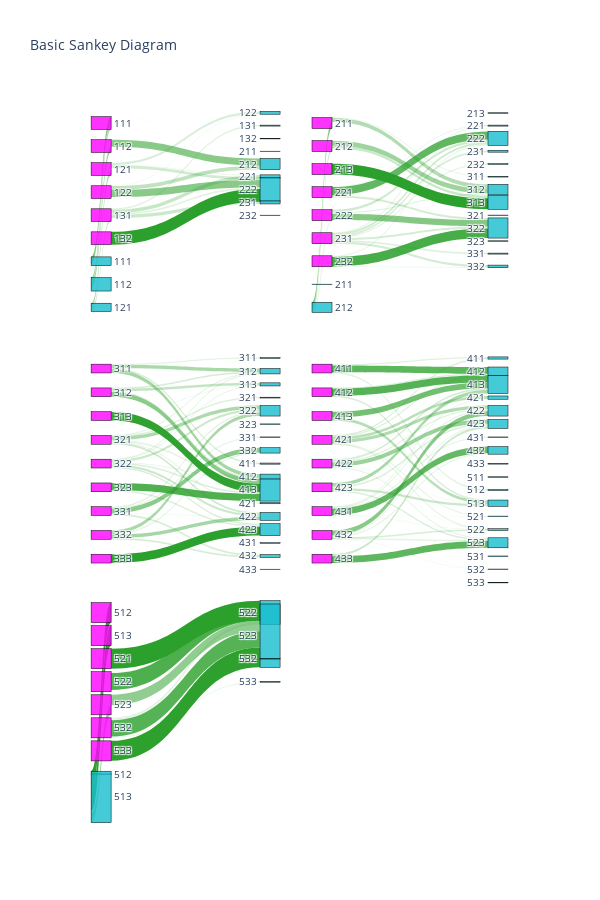

Write notebook code for a chart like this one.
### Code cell
import numpy
import pandas
import plotly.graph_objects as go
from plotly.tools import make_subplots
import plotly.graph_objs as go
import plotly.offline as offline
import plotly.tools as tools

offline.init_notebook_mode(connected = True)

fig = make_subplots(rows=1, cols=2)
#pply(fig)


# read in the data to a dataframe
data_path = 'C:/Costa_Rica/EFT/Landsat7/EFT_2001_2017_correspondence_table_NP_based_national_scale_percentages.xlsx'
df1 = pandas.read_excel(
    data_path,
    sheet_name='EFT_correspondence_table_NP_new',
    #header=None,
    index_col=0  # use the first column as the row index
)
display(df1)
print(df1.shape)
df1 = df1.sort_index(axis=1)
for i in range(5):

    #print(i*9)
    #print((i+1)*9)
    df = df1[i*9: (i+1)*9]

    source_names = list(df.index.values)   # a list of the values in the first column
    print(source_names)
    target_names = list(df.columns.values)  # a list of the values in the first row
    print(target_names)

    # make all the source labels pink, and all the target labels blue
    source_colors = ['rgba(255, 0, 255, 0.8)' for _ in source_names]
    target_colors = ['rgba(23, 190, 207, 0.8)' for _ in target_names]
    label_colors = source_colors + target_colors

    # put all the source names and target names together in a list
    labels = source_names + target_names
    # this is the index where the target names start
    targets_start_index = len(source_names)

    sources = []
    targets = []
    values = []

    # iterate over the rows in the dataframe in order
    for source_index, (source, row) in enumerate(df.iterrows()):
        # source is a string
        # row is a pandas Series that we can iterate over
        for target_index, (target, value) in enumerate(row.iteritems()):
            # target is a string
            # value is the number in the cell or NaN
            if not numpy.isnan(value):  # don't include NaN cells
                # append the index, not the name. e.g. 0 instead of NP_CR_EFT111
                sources.append(source_index)
                targets.append(target_index + targets_start_index)
                values.append(value)

     # you can also do cool things with the colors, as an example:
    # the fourth value of RGBA color is the opacity (0-1)
    # you can use the value (the link width) to scale the opacity
    
    #link_colors = [f'rgba(44, 160, 44, {value})' for value in values]
    link_colors = ['rgba(44, 160, 44, {:.5f})'.format(value) for value in values]
    
        # print out all orginal labels source, target, value pairs
    for s, t, v in zip(sources, targets, values):
        print(s, t, v)
    #print(len(labels))
    #print(len(sources))
    print('labels_colors')
    print(len(label_colors))
    print('link_colors')
    print(len(link_colors))
    
    

        
#     the length of labels is 54, which is different from 87 of values 
#     zip(labels,sources,targets,values)
#     sorted(zip(labels,sources,targets,values))
#     zip(*sorted(zip(labels,sources,targets,values)))
#     labels,sources,targets,values = zip(*sorted(zip(labels,sources,targets,values)))
    
#     # print out all sorted labels source, target, value pairs
#     for l, s, t, v in zip(labels, sources, targets, values):
#         print(l, s, t, v)

#     # display the figure
#     if i == 0:       
#          #fig.append_trace(go.Sankey(
#         fig.add_trace(go.Sankey(
#             node=dict(
#                 pad=15,
#                 thickness=20,
#                 line=dict(color="black", width=0.5),
#                 label=labels,
#                 color=label_colors
#             ),
#             link=dict(
#               source=sources,
#               target=targets,
#               value=values,
#               color=link_colors
#             )
#         ),1,1)
            
#     if i == 1:       
#         #fig.append_trace(go.Sankey(
#         fig.add_trace(go.Sankey(
#             node=dict(
#                 pad=15,
#                 thickness=20,
#                 line=dict(color="black", width=0.5),
#                 label=labels,
#                 color=label_colors
#             ),
#             link=dict(
#               source=sources,
#               target=targets,
#               value=values,
#               color=link_colors
#             )
#         ),1,2)
    

    if i == 0:       
         #fig.append_trace(go.Sankey(
        trace1 = go.Sankey(
            node=dict(
                pad=15,
                thickness=20,
                line=dict(color="black", width=0.5),
                label=labels,
                color=label_colors
            ),
            link=dict(
              source=sources,
              target=targets,
              value=values,
              color=link_colors
            ),
            domain={
            'x': [0, 0.48],
            'y': [0.68, 1.0]  
            })
        trace1.node.x = [0.1] * 9 + [0.9] * 18
        trace1.node.y = [0.1 * j for j in range(1, 10)] + [1/18 * (j + 1) for j in range(18)]
            
    if i == 1:       
        #fig.append_trace(go.Sankey(
        trace2 = go.Sankey(
            node=dict(
                pad=15,
                thickness=20,
                line=dict(color="black", width=0.5),
                label=labels,
                color=label_colors
            ),
            link=dict(
              source=sources,
              target=targets,
              value=values,
              color=link_colors
            ),
             domain={
            'x': [0.5, 1.0],
            #'x': [0, 0.45],
            'y': [0.68, 1.0]
            })
        trace2.node.x = [0.1] * 9 + [0.9] * 18
        trace2.node.y = [0.1 * j for j in range(1, 10)] + [1/18 * (j + 1) for j in range(18)]
        
    if i == 2:       
        #fig.append_trace(go.Sankey(
        trace3 = go.Sankey(
            node=dict(
                pad=15,
                thickness=20,
                line=dict(color="black", width=0.5),
                label=labels,
                color=label_colors
            ),
            link=dict(
              source=sources,
              target=targets,
              value=values,
              color=link_colors
            ),
             domain={
            'x': [0, 0.48],
            #'x': [0, 0.45],
            'y': [0.33, 0.66]
            })
        trace3.node.x = [0.1] * 9 + [0.9] * 18
        trace3.node.y = [0.1 * j for j in range(1, 10)] + [1/18 * (j + 1) for j in range(18)]
        
    if i == 3:       
        #fig.append_trace(go.Sankey(
        trace4 = go.Sankey(
            node=dict(
                pad=15,
                thickness=20,
                line=dict(color="black", width=0.5),
                label=labels,
                color=label_colors
            ),
            link=dict(
              source=sources,
              target=targets,
              value=values,
              color=link_colors
            ),
             domain={
            'x': [0.5, 1.0],
            #'x': [0, 0.45],
            'y': [0.33, 0.66]
            })
        trace4.node.x = [0.1] * 9 + [0.9] * 18
        trace4.node.y = [0.1 * j for j in range(1, 10)] + [1/18 * (j + 1) for j in range(18)]
        
        
        
    if i == 4:       
        #fig.append_trace(go.Sankey(
        trace5 = go.Sankey(
            node=dict(
                pad=15,
                thickness=20,
                line=dict(color="black", width=0.5),
                label=labels,
                color=label_colors
            ),
            link=dict(
              source=sources,
              target=targets,
              value=values,
              color=link_colors
            ),
             domain={
            #'x': [0.55, 1.0]
            'x': [0, 0.48],
            'y': [0, 0.32]
            })
        trace5.node.x = [0.1] * 9 + [0.9] * 18
        trace5.node.y = [0.1 * j for j in range(1, 10)]+ [0.1 * j for j in range(1, 10)]
        

data = [trace1, trace2,trace3, trace4,trace5]

layout =  go.Layout(
        title = "Basic Sankey Diagram",
        font = dict(
          size = 10
    )
)

fig = go.Figure(data=data, layout=layout)

fig.update_layout(
    autosize=False,
    width=600,
    height=900,
)
offline.iplot(fig)
fig.write_image("C:/Costa_Rica/EFT/Landsat7/Sankey_Diagram_from_National_Local_PC_1_5_new.svg")
fig.write_image("C:/Costa_Rica/EFT/Landsat7/Sankey_Diagram_from_National_Local_PC_1_5_new.jpeg")
        #fig.update_layout(title_text="Sankey_Diagram_from_National_Local_1stPC_"+str(i+1), font_size=10)
        #fig.show()
        #ax1.update_layout(title_text="Sankey_Diagram_from_National_Local_1stPC_"+str(i+1), font_size=10)
        #ax1.show()
   # iplot(fig)

#     if i < 4:
#         fig.data[0].node.x = [0.1] * 9 + [0.9] * 18
#         fig.data[0].node.y = [0.1 * j for j in range(1, 10)] + [1/18 * (j + 1) for j in range(18)]
#     #fig.data[0].node.x = [0.1] * 9
#     #fig.data[0].node.y = [0.3,0.1,0.2,0.6,0.4,0.5,0.9,0.7,0.8]
#     else:
#         fig.data[0].node.x = [0.1] * 9 + [0.9] * 18
#         fig.data[0].node.y = [0.1 * j for j in range(1, 10)]+ [0.1 * j for j in range(1, 10)]
#         #fig.data[0].node.y = [0.1 * j for j in range(1, 10)]+ [0.05,0,1,0.15,0.3,0.45,0.6,0.75,0.9,0.95]
    
    
    #fig.data[0].node.y = [0.2,0.3,0.1,0.5,0.6,0.4,0.8,0.9,0.7] + [1/18 * (i + 1) for i in range(18)] * 2
    #fig.data[0].node.y = [0.3,0.1,0.2,0.6,0.4,0.5,0.9,0.7,0.8] + [1/18 * (i + 1) for i in range(18)]
    
    #fig.data[0].node.x = [0.1 for _ in source_names] + [0.9 for _ in target_names]
    #fig.data[0].node.y = [1/9 * (i + 1) for i in range(9)] * 2
    
    
    #fig.show()
    #fig.write_image("C:/Costa_Rica/EFT/Landsat7/Sankey_Diagram_from_National_Local_1stPC_"+str(i+1)+".svg")

### Figure 1 — Plotly figure (JSON) as saved in the notebook; plotly's stock layout.template omitted (floating-point values rounded to 4 significant figures)
{"data": [{"domain": {"x": [0, 0.48], "y": [0.68, 1]}, "link": {"color": ["rgba(44, 160, 44, 0.58152)", "rgba(44, 160, 44, 0.41155)", "rgba(44, 160, 44, 0.00052)", "rgba(44, 160, 44, 0.00642)", "rgba(44, 160, 44, 0.44329)", "rgba(44, 160, 44, 0.55671)", "rgba(44, 160, 44, 0.10550)", "rgba(44, 160, 44, 0.07927)", "rgba(44, 160, 44, 0.37856)", "rgba(44, 160, 44, 0.18254)", "rgba(44, 160, 44, 0.00027)", "rgba(44, 160, 44, 0.00688)", "rgba(44, 160, 44, 0.03705)", "rgba(44, 160, 44, 0.20993)", "rgba(44, 160, 44, 0.11471)", "rgba(44, 160, 44, 0.02622)", "rgba(44, 160, 44, 0.30078)", "rgba(44, 160, 44, 0.55830)", "rgba(44, 160, 44, 0.26843)", "rgba(44, 160, 44, 0.00975)", "rgba(44, 160, 44, 0.07525)", "rgba(44, 160, 44, 0.00002)", "rgba(44, 160, 44, 0.26626)", "rgba(44, 160, 44, 0.13420)", "rgba(44, 160, 44, 0.24241)", "rgba(44, 160, 44, 0.00368)", "rgba(44, 160, 44, 0.00208)", "rgba(44, 160, 44, 0.99792)"], "source": [0, 0, 0, 0, 1, 1, 3, 3, 3, 3, 3, 3, 3, 3, 4, 4, 4, 4, 6, 6, 6, 6, 6, 6, 6, 6, 7, 7], "target": [9, 10, 18, 19, 10, 19, 9, 10, 12, 13, 18, 19, 21, 22, 10, 13, 19, 22, 12, 13, 15, 16, 21, 22, 24, 25, 13, 22], "value": [0.5815, 0.4115, 0.0005171, 0.006417, 0.4433, 0.5567, 0.1055, 0.07927, 0.3786, 0.1825, 0.0002674, 0.006882, 0.03705, 0.2099, 0.1147, 0.02622, 0.3008, 0.5583, 0.2684, 0.009752, 0.07525, 1.868e-05, 0.2663, 0.1342, 0.2424, 0.003678, 0.002081, 0.9979]}, "node": {"color": ["rgba(255, 0, 255, 0.8)", "rgba(255, 0, 255, 0.8)", "rgba(255, 0, 255, 0.8)", "rgba(255, 0, 255, 0.8)", "rgba(255, 0, 255, 0.8)", "rgba(255, 0, 255, 0.8)", "rgba(255, 0, 255, 0.8)", "rgba(255, 0, 255, 0.8)", "rgba(255, 0, 255, 0.8)", "rgba(23, 190, 207, 0.8)", "rgba(23, 190, 207, 0.8)", "rgba(23, 190, 207, 0.8)", "rgba(23, 190, 207, 0.8)", "rgba(23, 190, 207, 0.8)", "rgba(23, 190, 207, 0.8)", "rgba(23, 190, 207, 0.8)", "rgba(23, 190, 207, 0.8)", "rgba(23, 190, 207, 0.8)", "rgba(23, 190, 207, 0.8)", "rgba(23, 190, 207, 0.8)", "rgba(23, 190, 207, 0.8)", "rgba(23, 190, 207, 0.8)", "rgba(23, 190, 207, 0.8)", "rgba(23, 190, 207, 0.8)", "rgba(23, 190, 207, 0.8)", "rgba(23, 190, 207, 0.8)", "rgba(23, 190, 207, 0.8)", "rgba(23, 190, 207, 0.8)", "rgba(23, 190, 207, 0.8)", "rgba(23, 190, 207, 0.8)", "rgba(23, 190, 207, 0.8)", "rgba(23, 190, 207, 0.8)", "rgba(23, 190, 207, 0.8)", "rgba(23, 190, 207, 0.8)", "rgba(23, 190, 207, 0.8)", "rgba(23, 190, 207, 0.8)", "rgba(23, 190, 207, 0.8)", "rgba(23, 190, 207, 0.8)", "rgba(23, 190, 207, 0.8)", "rgba(23, 190, 207, 0.8)", "rgba(23, 190, 207, 0.8)", "rgba(23, 190, 207, 0.8)", "rgba(23, 190, 207, 0.8)", "rgba(23, 190, 207, 0.8)", "rgba(23, 190, 207, 0.8)", "rgba(23, 190, 207, 0.8)", "rgba(23, 190, 207, 0.8)", "rgba(23, 190, 207, 0.8)", "rgba(23, 190, 207, 0.8)", "rgba(23, 190, 207, 0.8)", "rgba(23, 190, 207, 0.8)", "rgba(23, 190, 207, 0.8)", "rgba(23, 190, 207, 0.8)", "rgba(23, 190, 207, 0.8)"], "label": [111, 112, 113, 121, 122, 123, 131, 132, 133, 111, 112, 113, 121, 122, 123, 131, 132, 133, 211, 212, 213, 221, 222, 223, 231, 232, 233, 311, 312, 313, 321, 322, 323, 331, 332, 333, 411, 412, 413, 421, 422, 423, 431, 432, 433, 511, 512, 513, 521, 522, 523, 531, 532, 533], "line": {"color": "black", "width": 0.5}, "pad": 15, "thickness": 20, "x": [0.1, 0.1, 0.1, 0.1, 0.1, 0.1, 0.1, 0.1, 0.1, 0.9, 0.9, 0.9, 0.9, 0.9, 0.9, 0.9, 0.9, 0.9, 0.9, 0.9, 0.9, 0.9, 0.9, 0.9, 0.9, 0.9, 0.9], "y": [0.1, 0.2, 0.3, 0.4, 0.5, 0.6, 0.7, 0.8, 0.9, 0.05556, 0.1111, 0.1667, 0.2222, 0.2778, 0.3333, 0.3889, 0.4444, 0.5, 0.5556, 0.6111, 0.6667, 0.7222, 0.7778, 0.8333, 0.8889, 0.9444, 1]}, "type": "sankey"}, {"domain": {"x": [0.5, 1], "y": [0.68, 1]}, "link": {"color": ["rgba(44, 160, 44, 0.02535)", "rgba(44, 160, 44, 0.56620)", "rgba(44, 160, 44, 0.04225)", "rgba(44, 160, 44, 0.36620)", "rgba(44, 160, 44, 0.29254)", "rgba(44, 160, 44, 0.00754)", "rgba(44, 160, 44, 0.45527)", "rgba(44, 160, 44, 0.24464)", "rgba(44, 160, 44, 1.00000)", "rgba(44, 160, 44, 0.00058)", "rgba(44, 160, 44, 0.00837)", "rgba(44, 160, 44, 0.03814)", "rgba(44, 160, 44, 0.74152)", "rgba(44, 160, 44, 0.00105)", "rgba(44, 160, 44, 0.00500)", "rgba(44, 160, 44, 0.00827)", "rgba(44, 160, 44, 0.19706)", "rgba(44, 160, 44, 0.05215)", "rgba(44, 160, 44, 0.00001)", "rgba(44, 160, 44, 0.22468)", "rgba(44, 160, 44, 0.13129)", "rgba(44, 160, 44, 0.01093)", "rgba(44, 160, 44, 0.57984)", "rgba(44, 160, 44, 0.00109)", "rgba(44, 160, 44, 0.05315)", "rgba(44, 160, 44, 0.20863)", "rgba(44, 160, 44, 0.17517)", "rgba(44, 160, 44, 0.06096)", "rgba(44, 160, 44, 0.00899)", "rgba(44, 160, 44, 0.19707)", "rgba(44, 160, 44, 0.09032)", "rgba(44, 160, 44, 0.20571)", "rgba(44, 160, 44, 0.10486)", "rgba(44, 160, 44, 0.00031)", "rgba(44, 160, 44, 0.86281)", "rgba(44, 160, 44, 0.03201)"], "source": [0, 0, 0, 0, 1, 1, 1, 1, 2, 3, 3, 3, 3, 3, 3, 3, 3, 4, 4, 4, 4, 4, 4, 4, 6, 6, 6, 6, 6, 6, 6, 6, 7, 7, 7, 7], "target": [18, 19, 27, 28, 19, 20, 28, 29, 29, 18, 19, 21, 22, 27, 28, 30, 31, 19, 20, 22, 28, 29, 31, 32, 21, 22, 24, 25, 30, 31, 33, 34, 22, 25, 31, 34], "value": [0.02535, 0.5662, 0.04225, 0.3662, 0.2925, 0.007543, 0.4553, 0.2446, 1, 0.0005834, 0.008371, 0.03814, 0.7415, 0.001052, 0.005003, 0.008265, 0.1971, 0.05215, 7.754e-06, 0.2247, 0.1313, 0.01093, 0.5798, 0.001088, 0.05315, 0.2086, 0.1752, 0.06096, 0.008985, 0.1971, 0.09032, 0.2057, 0.1049, 0.0003147, 0.8628, 0.03201]}, "node": {"color": ["rgba(255, 0, 255, 0.8)", "rgba(255, 0, 255, 0.8)", "rgba(255, 0, 255, 0.8)", "rgba(255, 0, 255, 0.8)", "rgba(255, 0, 255, 0.8)", "rgba(255, 0, 255, 0.8)", "rgba(255, 0, 255, 0.8)", "rgba(255, 0, 255, 0.8)", "rgba(255, 0, 255, 0.8)", "rgba(23, 190, 207, 0.8)", "rgba(23, 190, 207, 0.8)", "rgba(23, 190, 207, 0.8)", "rgba(23, 190, 207, 0.8)", "rgba(23, 190, 207, 0.8)", "rgba(23, 190, 207, 0.8)", "rgba(23, 190, 207, 0.8)", "rgba(23, 190, 207, 0.8)", "rgba(23, 190, 207, 0.8)", "rgba(23, 190, 207, 0.8)", "rgba(23, 190, 207, 0.8)", "rgba(23, 190, 207, 0.8)", "rgba(23, 190, 207, 0.8)", "rgba(23, 190, 207, 0.8)", "rgba(23, 190, 207, 0.8)", "rgba(23, 190, 207, 0.8)", "rgba(23, 190, 207, 0.8)", "rgba(23, 190, 207, 0.8)", "rgba(23, 190, 207, 0.8)", "rgba(23, 190, 207, 0.8)", "rgba(23, 190, 207, 0.8)", "rgba(23, 190, 207, 0.8)", "rgba(23, 190, 207, 0.8)", "rgba(23, 190, 207, 0.8)", "rgba(23, 190, 207, 0.8)", "rgba(23, 190, 207, 0.8)", "rgba(23, 190, 207, 0.8)", "rgba(23, 190, 207, 0.8)", "rgba(23, 190, 207, 0.8)", "rgba(23, 190, 207, 0.8)", "rgba(23, 190, 207, 0.8)", "rgba(23, 190, 207, 0.8)", "rgba(23, 190, 207, 0.8)", "rgba(23, 190, 207, 0.8)", "rgba(23, 190, 207, 0.8)", "rgba(23, 190, 207, 0.8)", "rgba(23, 190, 207, 0.8)", "rgba(23, 190, 207, 0.8)", "rgba(23, 190, 207, 0.8)", "rgba(23, 190, 207, 0.8)", "rgba(23, 190, 207, 0.8)", "rgba(23, 190, 207, 0.8)", "rgba(23, 190, 207, 0.8)", "rgba(23, 190, 207, 0.8)", "rgba(23, 190, 207, 0.8)"], "label": [211, 212, 213, 221, 222, 223, 231, 232, 233, 111, 112, 113, 121, 122, 123, 131, 132, 133, 211, 212, 213, 221, 222, 223, 231, 232, 233, 311, 312, 313, 321, 322, 323, 331, 332, 333, 411, 412, 413, 421, 422, 423, 431, 432, 433, 511, 512, 513, 521, 522, 523, 531, 532, 533], "line": {"color": "black", "width": 0.5}, "pad": 15, "thickness": 20, "x": [0.1, 0.1, 0.1, 0.1, 0.1, 0.1, 0.1, 0.1, 0.1, 0.9, 0.9, 0.9, 0.9, 0.9, 0.9, 0.9, 0.9, 0.9, 0.9, 0.9, 0.9, 0.9, 0.9, 0.9, 0.9, 0.9, 0.9], "y": [0.1, 0.2, 0.3, 0.4, 0.5, 0.6, 0.7, 0.8, 0.9, 0.05556, 0.1111, 0.1667, 0.2222, 0.2778, 0.3333, 0.3889, 0.4444, 0.5, 0.5556, 0.6111, 0.6667, 0.7222, 0.7778, 0.8333, 0.8889, 0.9444, 1]}, "type": "sankey"}, {"domain": {"x": [0, 0.48], "y": [0.33, 0.66]}, "link": {"color": ["rgba(44, 160, 44, 0.06757)", "rgba(44, 160, 44, 0.40541)", "rgba(44, 160, 44, 0.10360)", "rgba(44, 160, 44, 0.42342)", "rgba(44, 160, 44, 0.10038)", "rgba(44, 160, 44, 0.27888)", "rgba(44, 160, 44, 0.07155)", "rgba(44, 160, 44, 0.54920)", "rgba(44, 160, 44, 0.02854)", "rgba(44, 160, 44, 0.97147)", "rgba(44, 160, 44, 0.01651)", "rgba(44, 160, 44, 0.05804)", "rgba(44, 160, 44, 0.08747)", "rgba(44, 160, 44, 0.39356)", "rgba(44, 160, 44, 0.02338)", "rgba(44, 160, 44, 0.07270)", "rgba(44, 160, 44, 0.13003)", "rgba(44, 160, 44, 0.21831)", "rgba(44, 160, 44, 0.05563)", "rgba(44, 160, 44, 0.04571)", "rgba(44, 160, 44, 0.24269)", "rgba(44, 160, 44, 0.01810)", "rgba(44, 160, 44, 0.04404)", "rgba(44, 160, 44, 0.17401)", "rgba(44, 160, 44, 0.24031)", "rgba(44, 160, 44, 0.17952)", "rgba(44, 160, 44, 0.00248)", "rgba(44, 160, 44, 0.00010)", "rgba(44, 160, 44, 0.82827)", "rgba(44, 160, 44, 0.16915)", "rgba(44, 160, 44, 0.00597)", "rgba(44, 160, 44, 0.15774)", "rgba(44, 160, 44, 0.05989)", "rgba(44, 160, 44, 0.54786)", "rgba(44, 160, 44, 0.00178)", "rgba(44, 160, 44, 0.02113)", "rgba(44, 160, 44, 0.01276)", "rgba(44, 160, 44, 0.19287)", "rgba(44, 160, 44, 0.39686)", "rgba(44, 160, 44, 0.00009)", "rgba(44, 160, 44, 0.06187)", "rgba(44, 160, 44, 0.41983)", "rgba(44, 160, 44, 0.00863)", "rgba(44, 160, 44, 0.11271)", "rgba(44, 160, 44, 0.00001)", "rgba(44, 160, 44, 1.00000)"], "source": [0, 0, 0, 0, 1, 1, 1, 1, 2, 2, 3, 3, 3, 3, 3, 3, 3, 3, 4, 4, 4, 4, 4, 4, 4, 4, 5, 5, 5, 5, 6, 6, 6, 6, 6, 6, 6, 6, 7, 7, 7, 7, 7, 7, 7, 8], "target": [27, 28, 36, 37, 28, 29, 37, 38, 29, 38, 27, 28, 30, 31, 36, 37, 39, 40, 28, 29, 31, 32, 37, 38, 40, 41, 29, 32, 38, 41, 30, 31, 33, 34, 39, 40, 42, 43, 31, 32, 34, 40, 41, 43, 44, 41], "value": [0.06757, 0.4054, 0.1036, 0.4234, 0.1004, 0.2789, 0.07155, 0.5492, 0.02854, 0.9715, 0.01651, 0.05804, 0.08747, 0.3936, 0.02338, 0.0727, 0.13, 0.2183, 0.05563, 0.04571, 0.2427, 0.0181, 0.04404, 0.174, 0.2403, 0.1795, 0.002484, 9.695e-05, 0.8283, 0.1691, 0.005972, 0.1577, 0.05989, 0.5479, 0.001784, 0.02113, 0.01276, 0.1929, 0.3969, 8.594e-05, 0.06187, 0.4198, 0.008634, 0.1127, 7.583e-06, 1]}, "node": {"color": ["rgba(255, 0, 255, 0.8)", "rgba(255, 0, 255, 0.8)", "rgba(255, 0, 255, 0.8)", "rgba(255, 0, 255, 0.8)", "rgba(255, 0, 255, 0.8)", "rgba(255, 0, 255, 0.8)", "rgba(255, 0, 255, 0.8)", "rgba(255, 0, 255, 0.8)", "rgba(255, 0, 255, 0.8)", "rgba(23, 190, 207, 0.8)", "rgba(23, 190, 207, 0.8)", "rgba(23, 190, 207, 0.8)", "rgba(23, 190, 207, 0.8)", "rgba(23, 190, 207, 0.8)", "rgba(23, 190, 207, 0.8)", "rgba(23, 190, 207, 0.8)", "rgba(23, 190, 207, 0.8)", "rgba(23, 190, 207, 0.8)", "rgba(23, 190, 207, 0.8)", "rgba(23, 190, 207, 0.8)", "rgba(23, 190, 207, 0.8)", "rgba(23, 190, 207, 0.8)", "rgba(23, 190, 207, 0.8)", "rgba(23, 190, 207, 0.8)", "rgba(23, 190, 207, 0.8)", "rgba(23, 190, 207, 0.8)", "rgba(23, 190, 207, 0.8)", "rgba(23, 190, 207, 0.8)", "rgba(23, 190, 207, 0.8)", "rgba(23, 190, 207, 0.8)", "rgba(23, 190, 207, 0.8)", "rgba(23, 190, 207, 0.8)", "rgba(23, 190, 207, 0.8)", "rgba(23, 190, 207, 0.8)", "rgba(23, 190, 207, 0.8)", "rgba(23, 190, 207, 0.8)", "rgba(23, 190, 207, 0.8)", "rgba(23, 190, 207, 0.8)", "rgba(23, 190, 207, 0.8)", "rgba(23, 190, 207, 0.8)", "rgba(23, 190, 207, 0.8)", "rgba(23, 190, 207, 0.8)", "rgba(23, 190, 207, 0.8)", "rgba(23, 190, 207, 0.8)", "rgba(23, 190, 207, 0.8)", "rgba(23, 190, 207, 0.8)", "rgba(23, 190, 207, 0.8)", "rgba(23, 190, 207, 0.8)", "rgba(23, 190, 207, 0.8)", "rgba(23, 190, 207, 0.8)", "rgba(23, 190, 207, 0.8)", "rgba(23, 190, 207, 0.8)", "rgba(23, 190, 207, 0.8)", "rgba(23, 190, 207, 0.8)"], "label": [311, 312, 313, 321, 322, 323, 331, 332, 333, 111, 112, 113, 121, 122, 123, 131, 132, 133, 211, 212, 213, 221, 222, 223, 231, 232, 233, 311, 312, 313, 321, 322, 323, 331, 332, 333, 411, 412, 413, 421, 422, 423, 431, 432, 433, 511, 512, 513, 521, 522, 523, 531, 532, 533], "line": {"color": "black", "width": 0.5}, "pad": 15, "thickness": 20, "x": [0.1, 0.1, 0.1, 0.1, 0.1, 0.1, 0.1, 0.1, 0.1, 0.9, 0.9, 0.9, 0.9, 0.9, 0.9, 0.9, 0.9, 0.9, 0.9, 0.9, 0.9, 0.9, 0.9, 0.9, 0.9, 0.9, 0.9], "y": [0.1, 0.2, 0.3, 0.4, 0.5, 0.6, 0.7, 0.8, 0.9, 0.05556, 0.1111, 0.1667, 0.2222, 0.2778, 0.3333, 0.3889, 0.4444, 0.5, 0.5556, 0.6111, 0.6667, 0.7222, 0.7778, 0.8333, 0.8889, 0.9444, 1]}, "type": "sankey"}, {"domain": {"x": [0.5, 1], "y": [0.33, 0.66]}, "link": {"color": ["rgba(44, 160, 44, 0.15385)", "rgba(44, 160, 44, 0.76923)", "rgba(44, 160, 44, 0.07692)", "rgba(44, 160, 44, 0.08470)", "rgba(44, 160, 44, 0.80523)", "rgba(44, 160, 44, 0.00873)", "rgba(44, 160, 44, 0.10134)", "rgba(44, 160, 44, 0.66301)", "rgba(44, 160, 44, 0.33699)", "rgba(44, 160, 44, 0.09487)", "rgba(44, 160, 44, 0.07692)", "rgba(44, 160, 44, 0.32436)", "rgba(44, 160, 44, 0.37179)", "rgba(44, 160, 44, 0.00513)", "rgba(44, 160, 44, 0.01026)", "rgba(44, 160, 44, 0.05513)", "rgba(44, 160, 44, 0.06154)", "rgba(44, 160, 44, 0.02249)", "rgba(44, 160, 44, 0.19685)", "rgba(44, 160, 44, 0.14227)", "rgba(44, 160, 44, 0.46708)", "rgba(44, 160, 44, 0.00294)", "rgba(44, 160, 44, 0.02674)", "rgba(44, 160, 44, 0.01655)", "rgba(44, 160, 44, 0.12508)", "rgba(44, 160, 44, 0.40000)", "rgba(44, 160, 44, 0.17392)", "rgba(44, 160, 44, 0.25176)", "rgba(44, 160, 44, 0.17431)", "rgba(44, 160, 44, 0.04563)", "rgba(44, 160, 44, 0.12450)", "rgba(44, 160, 44, 0.05357)", "rgba(44, 160, 44, 0.73363)", "rgba(44, 160, 44, 0.01042)", "rgba(44, 160, 44, 0.02034)", "rgba(44, 160, 44, 0.00099)", "rgba(44, 160, 44, 0.01091)", "rgba(44, 160, 44, 0.55803)", "rgba(44, 160, 44, 0.12077)", "rgba(44, 160, 44, 0.12481)", "rgba(44, 160, 44, 0.00049)", "rgba(44, 160, 44, 0.09677)", "rgba(44, 160, 44, 0.07757)", "rgba(44, 160, 44, 0.02086)", "rgba(44, 160, 44, 0.00071)", "rgba(44, 160, 44, 0.23996)", "rgba(44, 160, 44, 0.75937)", "rgba(44, 160, 44, 0.00067)"], "source": [0, 0, 0, 1, 1, 1, 1, 2, 2, 3, 3, 3, 3, 3, 3, 3, 3, 4, 4, 4, 4, 4, 4, 4, 4, 5, 5, 5, 5, 6, 6, 6, 6, 6, 6, 6, 6, 7, 7, 7, 7, 7, 7, 7, 7, 8, 8, 8], "target": [36, 37, 46, 37, 38, 46, 47, 38, 47, 36, 37, 39, 40, 45, 46, 48, 49, 37, 38, 40, 41, 46, 47, 49, 50, 38, 41, 47, 50, 39, 40, 42, 43, 48, 49, 51, 52, 40, 41, 43, 44, 49, 50, 52, 53, 41, 50, 53], "value": [0.1538, 0.7692, 0.07692, 0.0847, 0.8052, 0.00873, 0.1013, 0.663, 0.337, 0.09487, 0.07692, 0.3244, 0.3718, 0.005128, 0.01026, 0.05513, 0.06154, 0.02249, 0.1969, 0.1423, 0.4671, 0.002939, 0.02674, 0.01655, 0.1251, 0.4, 0.1739, 0.2518, 0.1743, 0.04563, 0.1245, 0.05357, 0.7336, 0.01042, 0.02034, 0.0009921, 0.01091, 0.558, 0.1208, 0.1248, 0.0004852, 0.09677, 0.07757, 0.02086, 0.0007068, 0.24, 0.7594, 0.0006693]}, "node": {"color": ["rgba(255, 0, 255, 0.8)", "rgba(255, 0, 255, 0.8)", "rgba(255, 0, 255, 0.8)", "rgba(255, 0, 255, 0.8)", "rgba(255, 0, 255, 0.8)", "rgba(255, 0, 255, 0.8)", "rgba(255, 0, 255, 0.8)", "rgba(255, 0, 255, 0.8)", "rgba(255, 0, 255, 0.8)", "rgba(23, 190, 207, 0.8)", "rgba(23, 190, 207, 0.8)", "rgba(23, 190, 207, 0.8)", "rgba(23, 190, 207, 0.8)", "rgba(23, 190, 207, 0.8)", "rgba(23, 190, 207, 0.8)", "rgba(23, 190, 207, 0.8)", "rgba(23, 190, 207, 0.8)", "rgba(23, 190, 207, 0.8)", "rgba(23, 190, 207, 0.8)", "rgba(23, 190, 207, 0.8)", "rgba(23, 190, 207, 0.8)", "rgba(23, 190, 207, 0.8)", "rgba(23, 190, 207, 0.8)", "rgba(23, 190, 207, 0.8)", "rgba(23, 190, 207, 0.8)", "rgba(23, 190, 207, 0.8)", "rgba(23, 190, 207, 0.8)", "rgba(23, 190, 207, 0.8)", "rgba(23, 190, 207, 0.8)", "rgba(23, 190, 207, 0.8)", "rgba(23, 190, 207, 0.8)", "rgba(23, 190, 207, 0.8)", "rgba(23, 190, 207, 0.8)", "rgba(23, 190, 207, 0.8)", "rgba(23, 190, 207, 0.8)", "rgba(23, 190, 207, 0.8)", "rgba(23, 190, 207, 0.8)", "rgba(23, 190, 207, 0.8)", "rgba(23, 190, 207, 0.8)", "rgba(23, 190, 207, 0.8)", "rgba(23, 190, 207, 0.8)", "rgba(23, 190, 207, 0.8)", "rgba(23, 190, 207, 0.8)", "rgba(23, 190, 207, 0.8)", "rgba(23, 190, 207, 0.8)", "rgba(23, 190, 207, 0.8)", "rgba(23, 190, 207, 0.8)", "rgba(23, 190, 207, 0.8)", "rgba(23, 190, 207, 0.8)", "rgba(23, 190, 207, 0.8)", "rgba(23, 190, 207, 0.8)", "rgba(23, 190, 207, 0.8)", "rgba(23, 190, 207, 0.8)", "rgba(23, 190, 207, 0.8)"], "label": [411, 412, 413, 421, 422, 423, 431, 432, 433, 111, 112, 113, 121, 122, 123, 131, 132, 133, 211, 212, 213, 221, 222, 223, 231, 232, 233, 311, 312, 313, 321, 322, 323, 331, 332, 333, 411, 412, 413, 421, 422, 423, 431, 432, 433, 511, 512, 513, 521, 522, 523, 531, 532, 533], "line": {"color": "black", "width": 0.5}, "pad": 15, "thickness": 20, "x": [0.1, 0.1, 0.1, 0.1, 0.1, 0.1, 0.1, 0.1, 0.1, 0.9, 0.9, 0.9, 0.9, 0.9, 0.9, 0.9, 0.9, 0.9, 0.9, 0.9, 0.9, 0.9, 0.9, 0.9, 0.9, 0.9, 0.9], "y": [0.1, 0.2, 0.3, 0.4, 0.5, 0.6, 0.7, 0.8, 0.9, 0.05556, 0.1111, 0.1667, 0.2222, 0.2778, 0.3333, 0.3889, 0.4444, 0.5, 0.5556, 0.6111, 0.6667, 0.7222, 0.7778, 0.8333, 0.8889, 0.9444, 1]}, "type": "sankey"}, {"domain": {"x": [0, 0.48], "y": [0, 0.32]}, "link": {"color": ["rgba(44, 160, 44, 1.00000)", "rgba(44, 160, 44, 1.00000)", "rgba(44, 160, 44, 1.00000)", "rgba(44, 160, 44, 0.00201)", "rgba(44, 160, 44, 0.08853)", "rgba(44, 160, 44, 0.06841)", "rgba(44, 160, 44, 0.84105)", "rgba(44, 160, 44, 0.47973)", "rgba(44, 160, 44, 0.52028)", "rgba(44, 160, 44, 0.12357)", "rgba(44, 160, 44, 0.80549)", "rgba(44, 160, 44, 0.03432)", "rgba(44, 160, 44, 0.03661)", "rgba(44, 160, 44, 0.99315)", "rgba(44, 160, 44, 0.00685)"], "source": [1, 2, 3, 4, 4, 4, 4, 5, 5, 7, 7, 7, 7, 8, 8], "target": [47, 47, 49, 46, 47, 49, 50, 47, 50, 49, 50, 52, 53, 50, 53], "value": [1, 1, 1, 0.002012, 0.08853, 0.06841, 0.841, 0.4797, 0.5203, 0.1236, 0.8055, 0.03432, 0.03661, 0.9932, 0.006849]}, "node": {"color": ["rgba(255, 0, 255, 0.8)", "rgba(255, 0, 255, 0.8)", "rgba(255, 0, 255, 0.8)", "rgba(255, 0, 255, 0.8)", "rgba(255, 0, 255, 0.8)", "rgba(255, 0, 255, 0.8)", "rgba(255, 0, 255, 0.8)", "rgba(255, 0, 255, 0.8)", "rgba(255, 0, 255, 0.8)", "rgba(23, 190, 207, 0.8)", "rgba(23, 190, 207, 0.8)", "rgba(23, 190, 207, 0.8)", "rgba(23, 190, 207, 0.8)", "rgba(23, 190, 207, 0.8)", "rgba(23, 190, 207, 0.8)", "rgba(23, 190, 207, 0.8)", "rgba(23, 190, 207, 0.8)", "rgba(23, 190, 207, 0.8)", "rgba(23, 190, 207, 0.8)", "rgba(23, 190, 207, 0.8)", "rgba(23, 190, 207, 0.8)", "rgba(23, 190, 207, 0.8)", "rgba(23, 190, 207, 0.8)", "rgba(23, 190, 207, 0.8)", "rgba(23, 190, 207, 0.8)", "rgba(23, 190, 207, 0.8)", "rgba(23, 190, 207, 0.8)", "rgba(23, 190, 207, 0.8)", "rgba(23, 190, 207, 0.8)", "rgba(23, 190, 207, 0.8)", "rgba(23, 190, 207, 0.8)", "rgba(23, 190, 207, 0.8)", "rgba(23, 190, 207, 0.8)", "rgba(23, 190, 207, 0.8)", "rgba(23, 190, 207, 0.8)", "rgba(23, 190, 207, 0.8)", "rgba(23, 190, 207, 0.8)", "rgba(23, 190, 207, 0.8)", "rgba(23, 190, 207, 0.8)", "rgba(23, 190, 207, 0.8)", "rgba(23, 190, 207, 0.8)", "rgba(23, 190, 207, 0.8)", "rgba(23, 190, 207, 0.8)", "rgba(23, 190, 207, 0.8)", "rgba(23, 190, 207, 0.8)", "rgba(23, 190, 207, 0.8)", "rgba(23, 190, 207, 0.8)", "rgba(23, 190, 207, 0.8)", "rgba(23, 190, 207, 0.8)", "rgba(23, 190, 207, 0.8)", "rgba(23, 190, 207, 0.8)", "rgba(23, 190, 207, 0.8)", "rgba(23, 190, 207, 0.8)", "rgba(23, 190, 207, 0.8)"], "label": [511, 512, 513, 521, 522, 523, 531, 532, 533, 111, 112, 113, 121, 122, 123, 131, 132, 133, 211, 212, 213, 221, 222, 223, 231, 232, 233, 311, 312, 313, 321, 322, 323, 331, 332, 333, 411, 412, 413, 421, 422, 423, 431, 432, 433, 511, 512, 513, 521, 522, 523, 531, 532, 533], "line": {"color": "black", "width": 0.5}, "pad": 15, "thickness": 20, "x": [0.1, 0.1, 0.1, 0.1, 0.1, 0.1, 0.1, 0.1, 0.1, 0.9, 0.9, 0.9, 0.9, 0.9, 0.9, 0.9, 0.9, 0.9, 0.9, 0.9, 0.9, 0.9, 0.9, 0.9, 0.9, 0.9, 0.9], "y": [0.1, 0.2, 0.3, 0.4, 0.5, 0.6, 0.7, 0.8, 0.9, 0.1, 0.2, 0.3, 0.4, 0.5, 0.6, 0.7, 0.8, 0.9]}, "type": "sankey"}], "layout": {"autosize": false, "font": {"size": 10}, "height": 900, "title": {"text": "Basic Sankey Diagram"}, "width": 600}}
